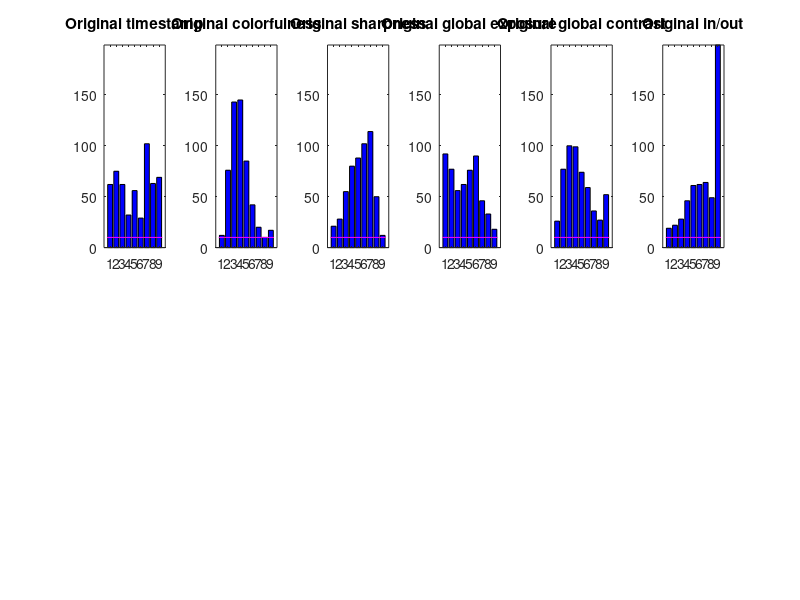

The MATLAB source for this figure: (Note: this script raises an error after producing the figure.)
% This script replicates the balancing results for the GALLAGHER dataset 
% depicted in the paper 
% V. Vonikakis, R. Subramanian, S. Winkler. (2016). "Shaping Datasets: 
% Optimal Data Selection for Specific Target Distributions". 
% Proc. ICIP2016, Phoenix, USA, Sept. 25-28.
% 
% 6 different image attributes are used: timestamp, colorfulness, sharpness, 
% exposure, contrast and in/out. The original data are quantized before the 
% MILP optimization. A subset of N different images is selected out of the 
% total K images of the dataset.
%
% The original images of the Gallagher dataset can be found in:
% http://chenlab.ece.cornell.edu/people/Andy/GallagherDataset.html



clear all;
close all;
load GALLAGHER;%load data


%--------------------------------------------------------------loading data

A=cell2mat(DATA(2:end,2:end));%keeping only the raw data
legend=DATA(1,1:end);%keeping the labels for displaying later





N=90; %total number of selected observations to be included in the subset
H=9; %number of quantization bins in each dimension (attribute)
M=size(A,2);%total number of dimensions
K=size(A,1);%total number of available observations
xbins = 1:H;

%------------------------------------------ defining objective distribution

%please uncomment the target distribution you would like the final subset
%to have.


%uniform distribution
distribution_objective=ones(H,1); 
 
%triangular distribution
% distribution_objective=[2 ; 4 ; 6; 8; 10; 8; 6;4;2]; 

%linearly-descending distribution
% distribution_objective=[10 ; 9 ; 8; 7; 6; 5; 4;3;2]; 
 

%normalizing distribution
distribution_objective=distribution_objective./sum(distribution_objective);



%------------------------------------------ quantizing attributes into bins

A_quantized=A;
A_quantized=A_quantized.*H;
A_quantized=floor(A_quantized);
A_quantized=A_quantized+1;
A_quantized(A_quantized==H+1)=H;

%------------------------------------- displaying the initial distributions

figure;
distribution_original=(hist(A_quantized(:,1:M),xbins))';
ymax=max(max(distribution_original));

for i=1:M
    
    subplot(2,6,i), bar(distribution_original(i,:));
    
    title(['Original ' legend{i+1}]);
    h = findobj(gca,'Type','patch');
    set(h,'FaceColor','b','EdgeColor','k')
    ylim([0 ymax]);%same scale on Y axis
    hold on;
    
    %drawing the distribution objective on the original distributions to
    %show whether there is availability of data on each bin
    for n=1:H  %across all quantization bins
        q=ceil(distribution_objective(n)*N);%required number of data in this bin
        line([n-0.5 n+0.5],[q q],'Color',[1 0 1]);%new setlevel
    end
    
    hold off;
    
end


%------------------------------------------------ Running MILP optimization


%getting the indexes of the observations that will be used in the subset
x  = SHAPE_DATASET(A_quantized,N,H,distribution_objective); 


%--------------------------------------- Displaying the final distributions

%getting the final subset based on the indexes provided by the optimizaiton
A_reduced=A_quantized(x,:);

%getting the list of selected images out of the original data
DATA_reduced=DATA([false ;x],:);
DATA_reduced=[DATA(1,:) ; DATA_reduced];

%estimating the distribution of the subset
distribution_final=(hist(A_reduced(:,1:M),xbins))';
ymax=max(max(distribution_final));


%disaplying the new distributions of the subset
for i=1:M
    
    subplot(2,6,i+M), bar(distribution_final(i,:));
    title(['Subset ' legend{i+1}]);
    h = findobj(gca,'Type','patch');
    set(h,'FaceColor','r','EdgeColor','k')
    ylim([0 ymax]);%same scale on Y axis
    
end



